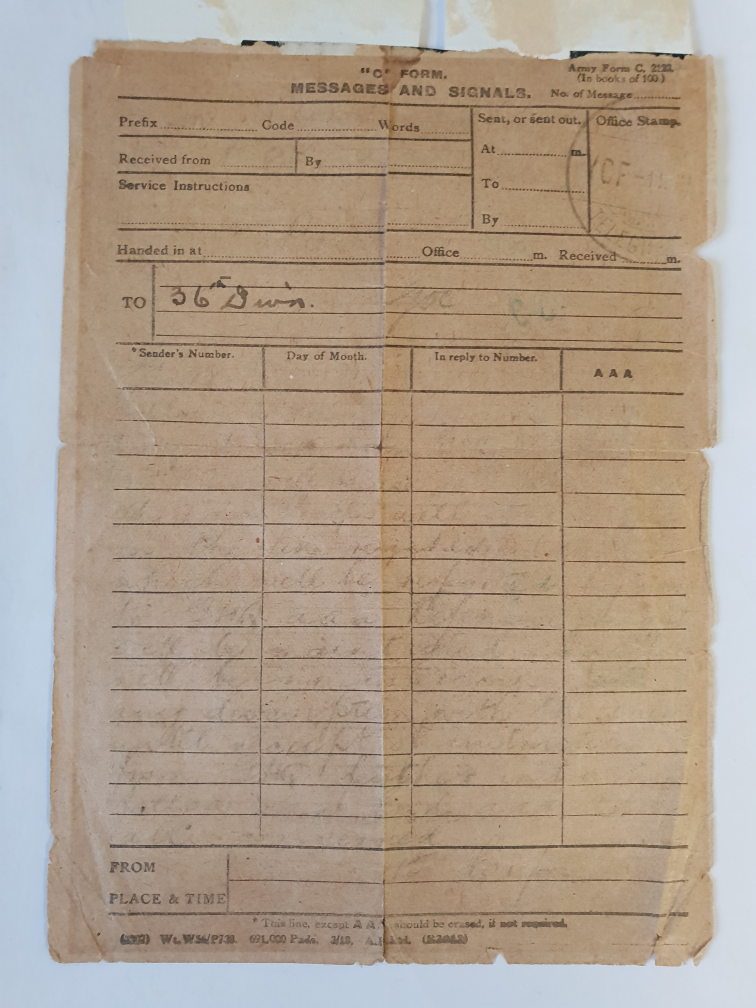
#> input picture Armistice Photo.jpg, 3024 x 4032 px (shown at 1/4 size)
$ python Program.py   (older library calls are emulated)
#> lines starting #> are read from the running program, lines starting #| are printed output that depends on the picture; after the words box and inside, x2 and y2 are one past the last pixel; in counts of white or black regions, pixels touching at a corner belong together
#> the answer given: y
#> the answer given: Armistice Photo.jpg
#> in main, orig is the input picture: shape (4032, 3024, 3); mean B, G, R 141.9, 158.7, 174.7
# Ben Ryan
#The program will crop, reduce noise, sharpen and equalize lighting in an image with text.

import cv2
import numpy as np
import easygui

#used to store whether the user wants to see step by step or just final image
stepByStep = False

#used to crop the text from the image
def isolateBlock(imgOrig):
	img = imgOrig.copy()

	#getting image parameters for use later
	h, w, c = np.shape(img)
#> h = 4032; w = 3024; c = 3

	#convert to YUV color space so we can extract the luminance channel for equalizing
	yuv = cv2.cvtColor(img, cv2.COLOR_BGR2YUV)
#> yuv: shape (4032, 3024, 3); mean of channels 0, 1, 2 161.6, 118.3, 139.5
	lum, _, _ = cv2.split(yuv)

	#blur the luminance channel
	k = (int(h*0.01), int(w*0.01))
#> k = (40, 30)
	blurred = cv2.blur(lum, k)

	#creating a contrast limited adaptive histogram equalization object
	k = (int(h*0.03), int(w*0.03))
#> k = (120, 90)
	clahe = cv2.createCLAHE(clipLimit=2.0, tileGridSize=k)

	#use the clahe object on the blurred image to equalize the light
	#this whill help when thresholding
	blurEqualized = clahe.apply(blurred)
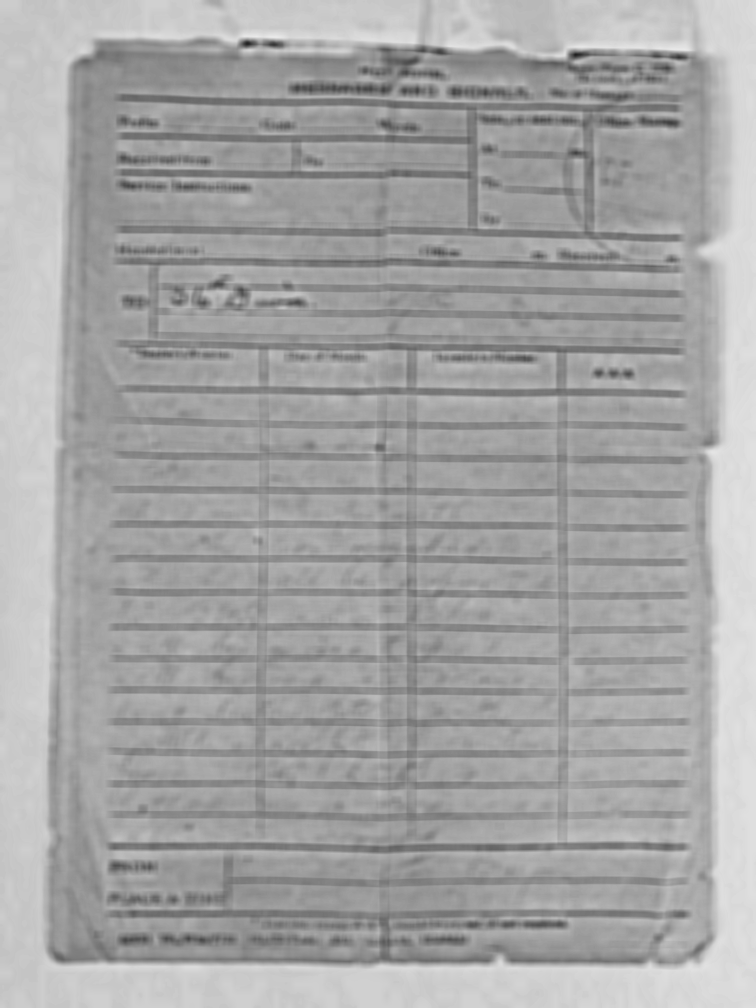
#> blurEqualized: shape (4032, 3024) (shown at 1/4 size); min 27, max 236, mean 164.2

	#use a structuring element to open the image
	k = (int(h*0.01), int(w*0.01))
#> k = (40, 30)
	structEl = cv2.getStructuringElement(cv2.MORPH_RECT, k)
	opened = cv2.morphologyEx(blurEqualized, cv2.MORPH_OPEN, structEl)

	#use adaptive binary inverse thresholding with gaussian
	thresholded = cv2.adaptiveThreshold(opened,255,cv2.ADAPTIVE_THRESH_GAUSSIAN_C,cv2.THRESH_BINARY_INV, 15, 5)
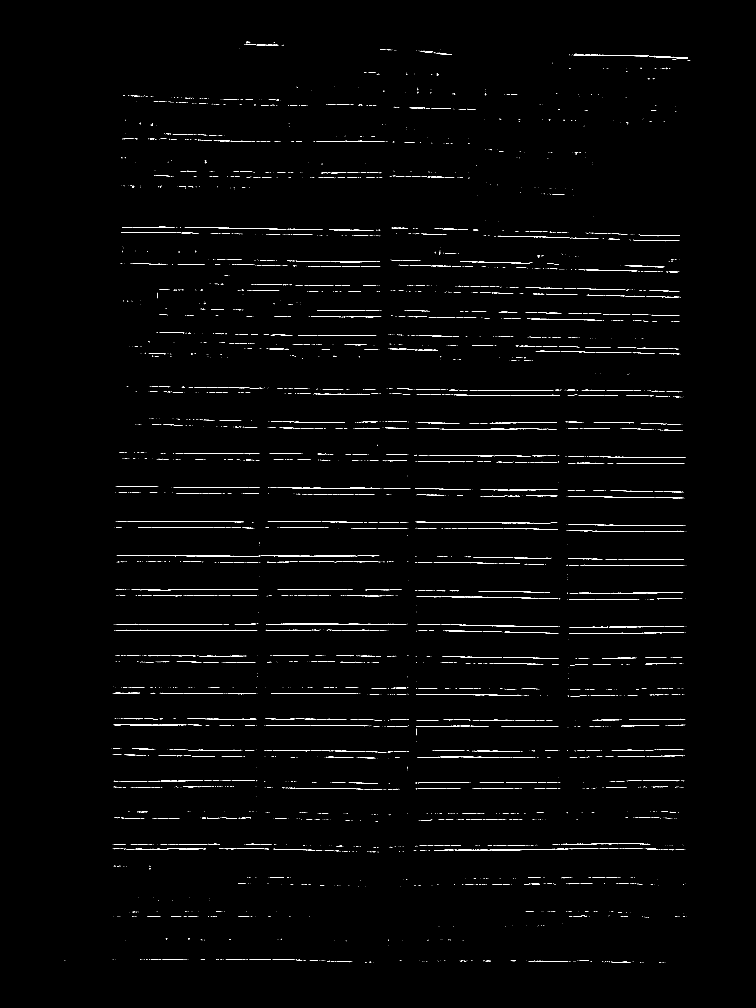
#> thresholded: shape (4032, 3024) (shown at 1/4 size); 0.83% white in thin lines or dots, all inside (x1, y1, x2, y2) = (256, 166, 2761, 3852)

	#erode the image to remove small contours
	k = (int(h*0.03), int(w*0.03))
#> k = (120, 90)
	eroded = cv2.erode(thresholded, k, k[0])
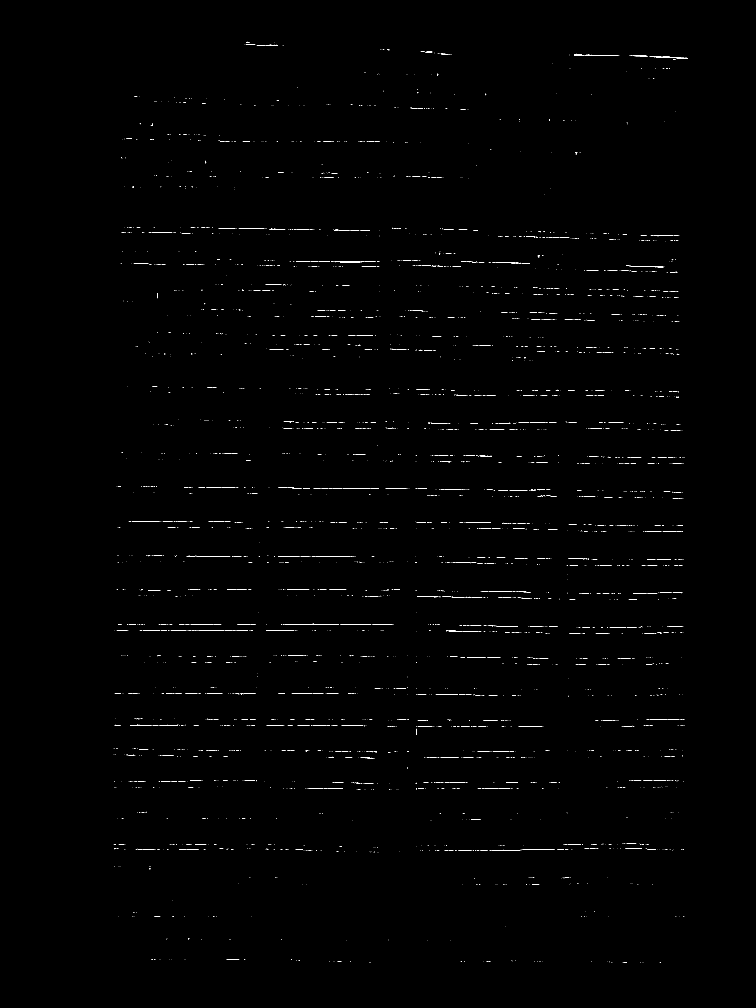
#> eroded: shape (4032, 3024) (shown at 1/4 size); 0.25% white in thin lines or dots, all inside (x1, y1, x2, y2) = (454, 167, 2751, 3852)

	#use a new structuring element with same k size as eroded with to close the image
	structEl = cv2.getStructuringElement(cv2.MORPH_RECT, k)
	closed = cv2.morphologyEx(eroded, cv2.MORPH_CLOSE, structEl)
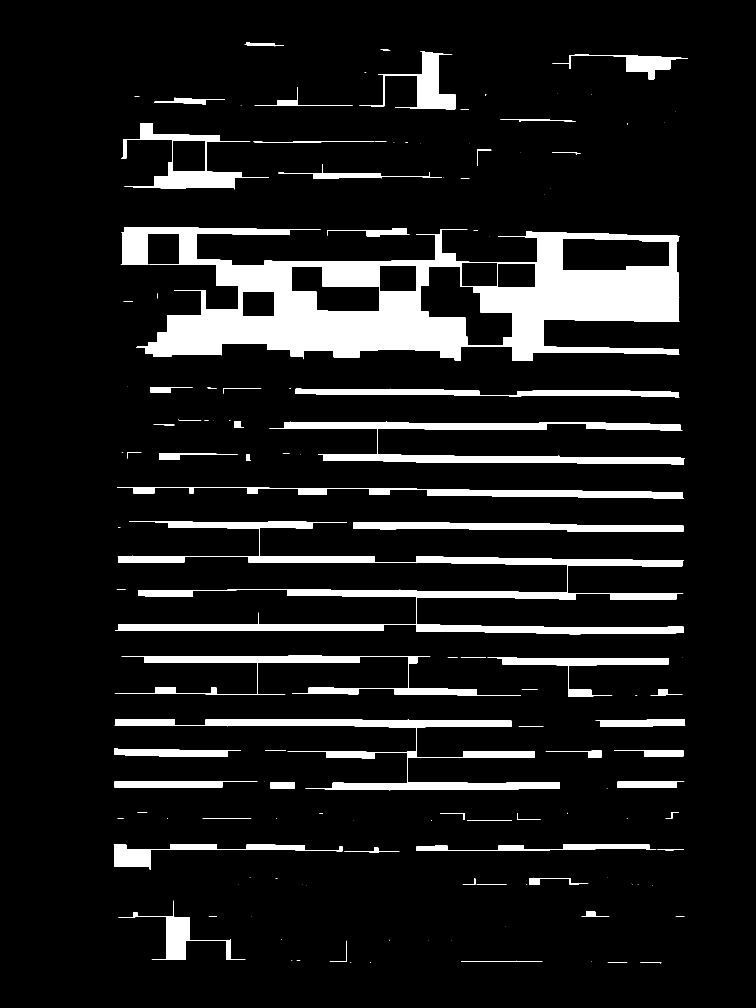
#> closed: shape (4032, 3024) (shown at 1/4 size); 9.8% white; 134 white regions (59 under 20 px)

	#find the outer contours in the image with simple return, we don't need to consider the
	#hierachry here
	contours, _ = cv2.findContours(closed, cv2.RETR_EXTERNAL, cv2.CHAIN_APPROX_SIMPLE)
#> contours = 134 contours, 84 with area under 20; largest, box (x1, y1, x2, y2) and area: (483, 910, 2720, 1444) 736078, (460, 2086, 2736, 2537) 149364, (458, 2876, 2240, 3161) 72500, (1077, 1687, 2740, 1857) 70025, (485, 493, 1076, 758) 47950

	#basing the following variables off the width and height of the image so they scale well
	imgArea = w*h
#> imgArea = 12192768
	minArea = imgArea * 0.001 #min area contour must be to be considered
#> minArea = 12192.8
	lineWidth = int(imgArea * 0.000001) #what line width should the box be drawn with so its visible when the image is displayed
#> lineWidth = 12

	#how much to expand the ROI by either side,
	expandDistX = int(w*0.02)
#> expandDistX = 60
	expandDistY = int(h*0.02)

	#used to find the outer paramters of the contours
	xMin = w
	xMax = 0

	yMin = h
	yMax = 0

	#loop through all the contours found
	for contour in contours:
		#get contour area
		conArea = cv2.contourArea(contour)

		#get rectangle parameters that surround it
		x,y,wC,hC = cv2.boundingRect(contour)

		#calc the bottom right corner points
		x2 = x+wC
		y2 = y+hC

		#at this point only significant parts of the image should be larger than minArea
		#so anything smaller should be ignored
		if  conArea > minArea:
			#draw green rectangle around significant contours
			cv2.rectangle(img,(x,y),(x2, y2),(0,255,0), lineWidth)

			#check if this contour is the furthest out in any direction and update values accordingly
			if x < xMin:
				xMin = x

			if x2 > xMax:
				xMax = x2

			if y < yMin:
				yMin = y

			if y2 > yMax:
				yMax = y2
		else:
			#draw red rectangle to show the contours not being considered
			cv2.rectangle(img,(x,y),(x2, y2),(0,0,255),lineWidth)
#> this loop made 134 passes
#> (conArea, x, y, wC, hC, x2, y2, xMin) on pass 19: (16100.5, 473, 3602, 509, 238, 982, 3840, 473)
#> (conArea, x, y, wC, hC, x2, y2, xMin) on pass 36: (18921.5, 455, 3377, 914, 101, 1369, 3478, 455)
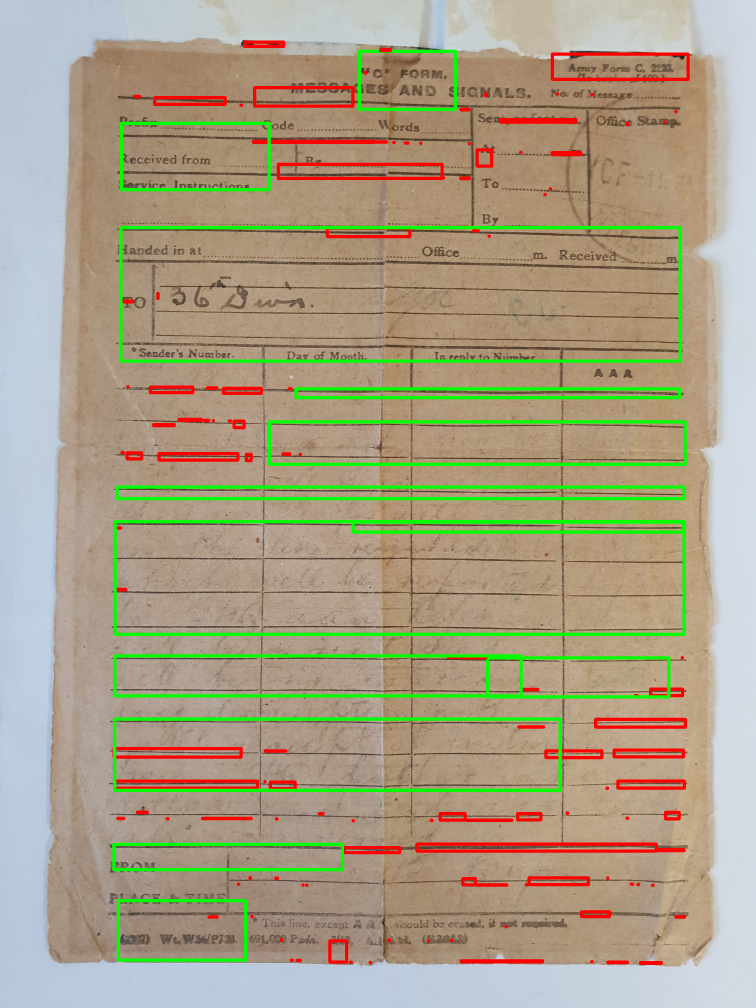
#> img: shape (4032, 3024, 3) (shown at 1/4 size); mean B, G, R 133.9, 159.9, 169.4

	#using above calculated expand distances, increase or decrease the min/max values
	#up to the expandDist but ensuring they don't go over the edge
	for x in range(0, expandDistX):
		if xMin > 0:
			xMin -= 1

		if xMax < w:
			xMax += 1

	for y in range(0, expandDistY):
		if yMin > 0:
			yMin -= 1

		if yMax < h:
			yMax += 1

	#sometimes the min, max values get swapped depending on the specific contours,  if this happens swap back
	if yMin > yMax:
		yMin, yMax = yMax, yMin

	if xMin > xMax:
		xMin, xMax = xMax, xMin

	#draw the blue outer rectangle which should encompass all significant contours
	cv2.rectangle(img,(xMin,yMin),(xMax,yMax),(255,0,0),lineWidth)

	#crop the original unedited image using the outer rectangle paramaters
	cropped = imgOrig[yMin:yMax, xMin:xMax]
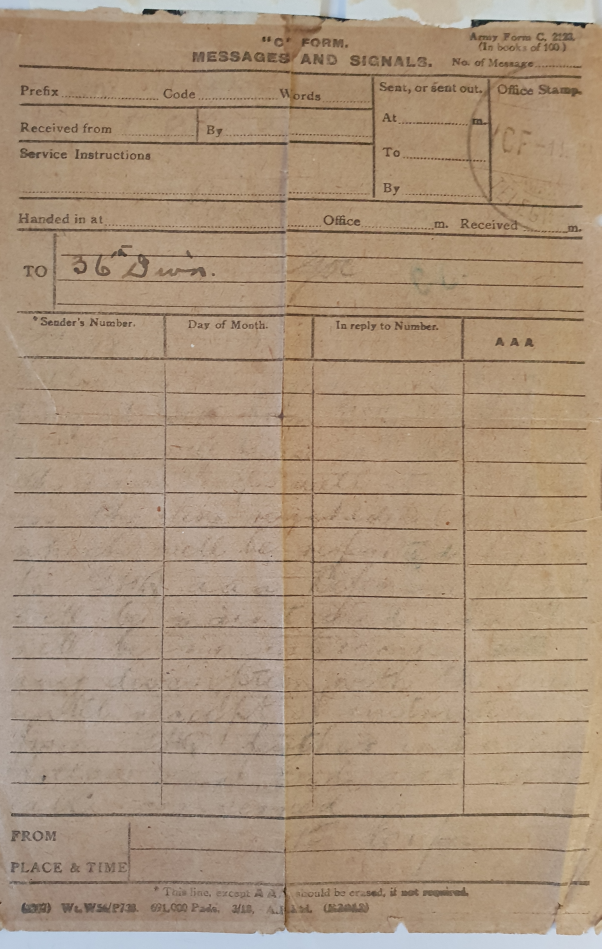
#> cropped: shape (3795, 2405, 3) (shown at 1/4 size); mean B, G, R 123.9, 147.2, 169.5

	#draw contours on the original image to show how it found what it cropped
	cv2.drawContours(img, contours,-1,(0,255,255),1)

	#show the image at each step if that has been requested by the user.
	if stepByStep == True:
		print("Press any key to go to next step")
		showImage("Original", imgOrig, 1)
		showImage("YUV", yuv, 1)
		showImage("Y channel", lum, 1)
		showImage("blurred", blurred, 1)
		showImage("blurEqualized", blurEqualized , 1)
		showImage("opened", opened, 1)
		showImage("thresholded", thresholded, 1)
		showImage("eroded", eroded, 1)
		showImage("closed", closed, 1)
		showImage("contours", img, 1)
		showImage("cropped", cropped, 1)

	#return the cropped original, and the contours drawn on the original
	return cropped, img


#used to process an image to reduce noise, increase contrast, increase sharpness and equalize lighting
# [65 lines left out: function process, not called in this run]

#shows image and hold window open
def showImage(title, image, hold):
#> called with title = 'Original', hold = 1
	shp = np.shape(image)
	while shp[0] > 1000 or shp[1] > 1800:
		shp = (int(shp[1]*.9), int(shp[0]*.9))

	cv2.namedWindow(title, cv2.WINDOW_KEEPRATIO)
	cv2.resizeWindow(title, shp[1], shp[0])
	cv2.imshow(title, image)

	if hold == 1:
		cv2.waitKey(0)
	else:
		return

#combines the original, the cropped, the contours drawn and the final output in to one image side by side
#just used for easy comparison
# [24 lines left out: function combine, not called in this run]

#used to check whether the user wants to see the output at each step, or just the final output
def getAns():
	ans = input('Show image step by step?(y/n)')

	if ans == 'y' or ans == 'Y':
		return True
	else:
		return False

def main():
	#check if user wants step by step display
	global stepByStep
	stepByStep = getAns()

	#get file specified by the users
	file = easygui.fileopenbox()
	orig = cv2.imread(file)

	#error checking
	if orig is None:
		print("Error retrieving file. Please try again.")
		return

	print("May take more the 10 seconds on large images")
	print("Processing...")

	#isolate the text
	cropped, conDraw = isolateBlock(orig)

	#process to make it clearer and cleaner
	processed = process(cropped)

	#display combined image if step by step was requested
	if stepByStep == True or True:
		zipped = list(zip(np.shape(orig), np.shape(conDraw), np.shape(cropped), np.shape(processed)))
		params = (np.shape(orig), np.shape(conDraw), np.shape(cropped), np.shape(processed))
		images = [orig, conDraw, cropped, processed]

		combined = combine(zipped, params, images)
		showImage("combined", combined, 0)

	#display final output
	showImage("Final Output", processed, 1)

if __name__ == "__main__":
	main()

$ run again, on Test.jpg
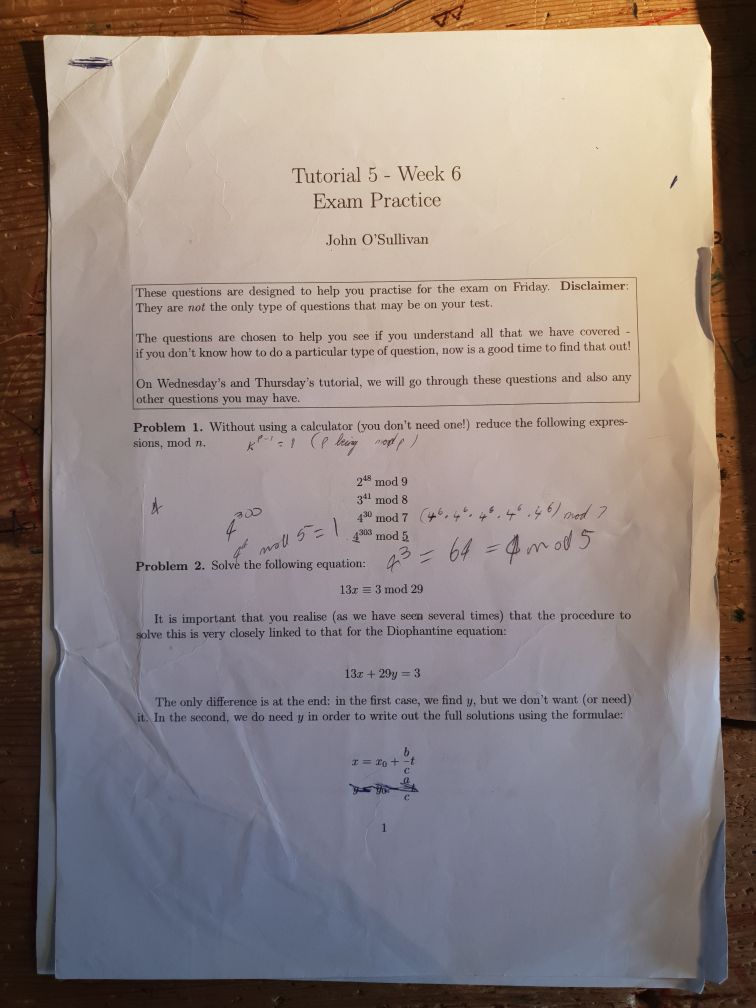
#> input picture Test.jpg, 3024 x 4032 px (shown at 1/4 size)
#> in main, orig is the input picture: shape (4032, 3024, 3); mean B, G, R 128.5, 133, 145.5
#> yuv: shape (4032, 3024, 3); mean of channels 0, 1, 2 136.2, 124.3, 136.1
#> in isolateBlock, `thresholded = cv2.adaptiveThreshold(opened,255,cv2.ADAPTIVE_THRESH_GAU..`:
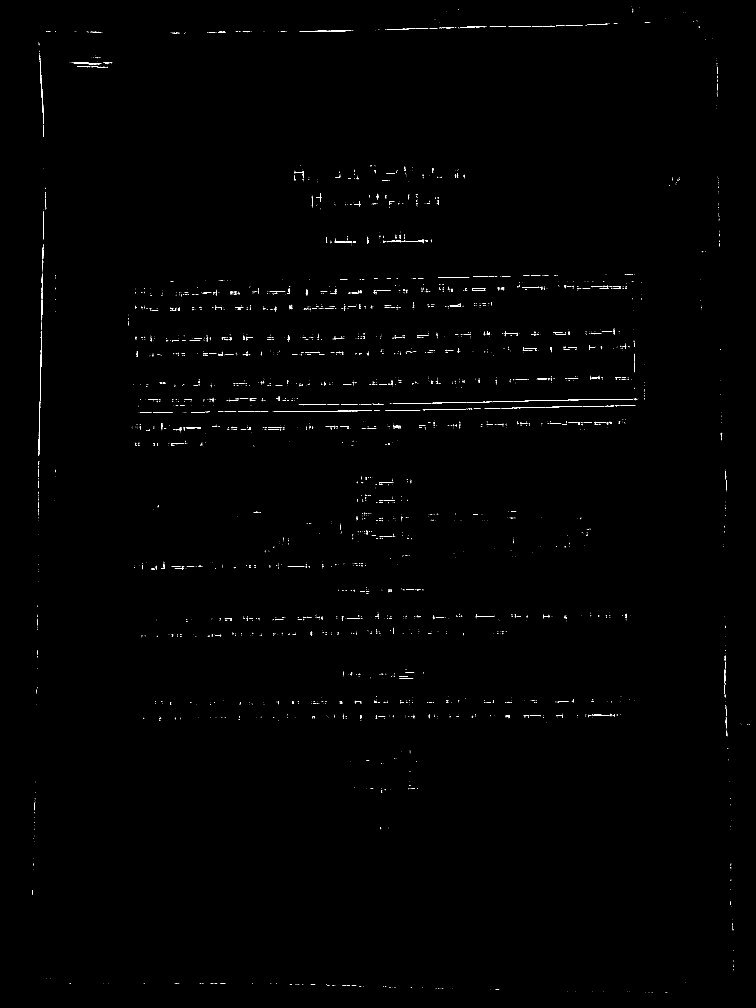
#> thresholded: shape (4032, 3024) (shown at 1/4 size); 0.27% white in thin lines or dots
#> eroded: shape (4032, 3024); 0.12% white in thin lines or dots
#> closed: shape (4032, 3024); 7.9% white; 91 white regions (43 under 20 px)
#> contours = 91 contours, 58 with area under 20; largest, box (x1, y1, x2, y2) and area: (544, 1418, 2578, 1784) 386182, (543, 1317, 2539, 1427) 136366, (543, 1100, 2569, 1247) 124947, (1112, 2690, 2471, 2877) 88018, (581, 2354, 2508, 2549) 75570
#> the loop in isolateBlock, `for contour in contours:` made 91 passes
#> (conArea, x, y, wC, hC, x2, y2, xMin) on pass 28: (12597.5, 574, 2806, 389, 77, 963, 2883, 574)
#> after the loop in isolateBlock, `for contour in contours:`: xMax = 2578; xMin = 538; yMax = 2883; yMin = 664
#> the loop in isolateBlock, `for x in range(0, expandDistX):` made 60 passes
#> xMin on passes 1 to 8: 537, 536, 535, 534, 533, 532, 531, 530
#> in isolateBlock, `cropped = imgOrig[yMin:yMax, xMin:xMax]`:
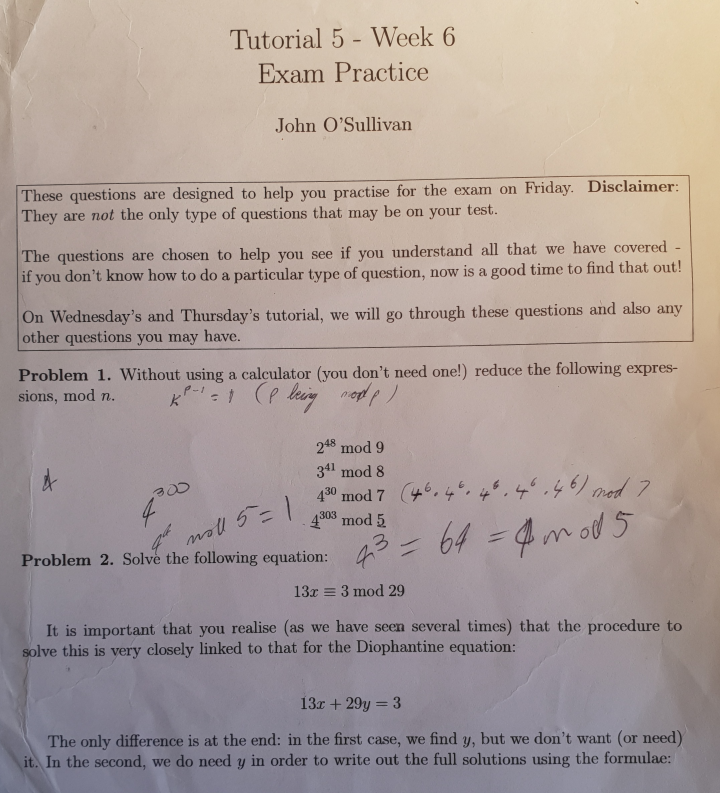
#> cropped: shape (2379, 2160, 3) (shown at 1/3 size); mean B, G, R 152.1, 156.6, 170.1
